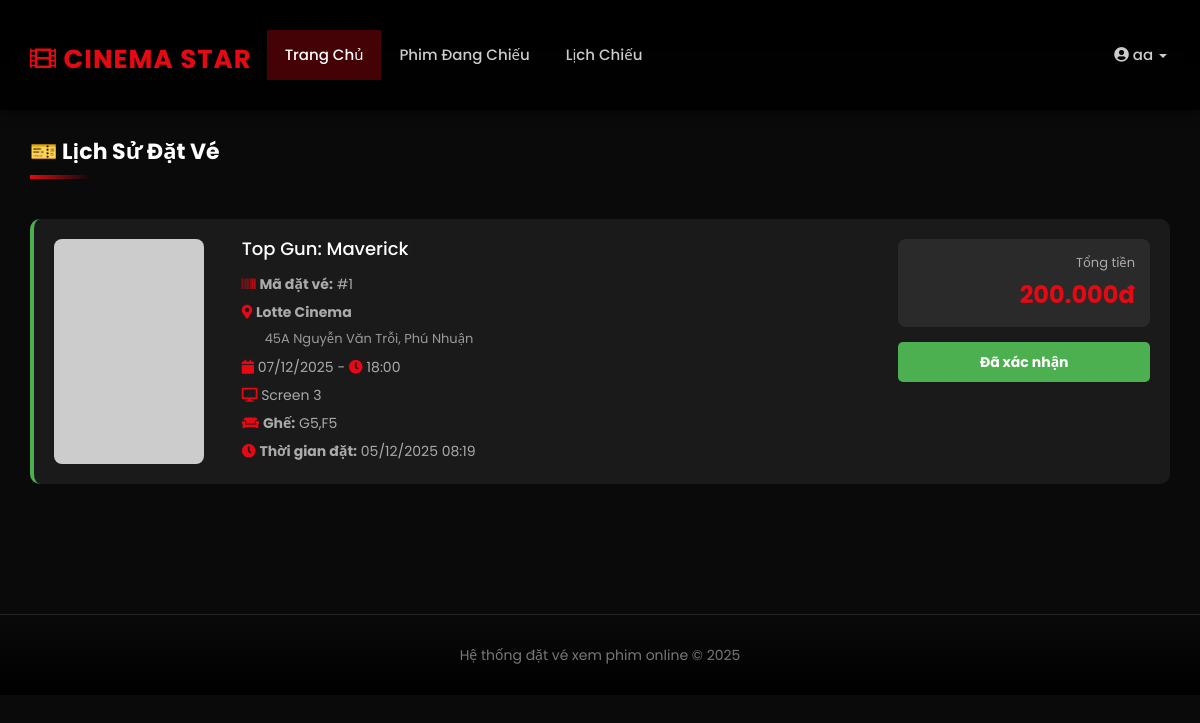
The page /booking_history.php (signed in) on the database its author committed.
### tables this page shows
CREATE TABLE IF NOT EXISTS `tbl_bookings` (
  `booking_id` int(11) NOT NULL AUTO_INCREMENT,
  `user_id` int(11) NOT NULL,
  `screening_id` int(11) NOT NULL,
  `seats` varchar(255) DEFAULT NULL,
  `total_amount` decimal(10,2) DEFAULT NULL,
  `booking_date` timestamp NOT NULL DEFAULT current_timestamp(),
  `status` enum('pending','confirmed','cancelled') DEFAULT 'confirmed',
  PRIMARY KEY (`booking_id`),
  KEY `user_id` (`user_id`),
  KEY `screening_id` (`screening_id`),
  KEY `idx_screening_status` (`screening_id`, `status`)
);

CREATE TABLE IF NOT EXISTS `tbl_movie` (
  `movie_id` int(11) NOT NULL AUTO_INCREMENT,
  `movie_name` varchar(200) NOT NULL,
  `director` varchar(100) DEFAULT NULL,
  `cast` text DEFAULT NULL,
  `description` text DEFAULT NULL,
  `image` varchar(500) DEFAULT NULL,
  `video_url` varchar(500) DEFAULT NULL,
  `duration` int(11) DEFAULT NULL COMMENT 'Thời lượng phim (phút)',
  `genre` varchar(100) DEFAULT NULL,
  `release_date` date DEFAULT NULL,
  `rating` decimal(3,1) DEFAULT 0.0,
  `status` enum('coming_soon','now_showing','ended') DEFAULT 'now_showing',
  `created_at` timestamp NOT NULL DEFAULT current_timestamp(),
  PRIMARY KEY (`movie_id`)
);

CREATE TABLE IF NOT EXISTS `tbl_theatre` (
  `id` int(11) NOT NULL AUTO_INCREMENT,
  `name` varchar(100) NOT NULL,
  `address` varchar(255) DEFAULT NULL,
  `city` varchar(50) DEFAULT NULL,
  `phone` varchar(20) DEFAULT NULL,
  `total_screens` int(11) DEFAULT 1,
  PRIMARY KEY (`id`)
);

CREATE TABLE IF NOT EXISTS `tbl_screenings` (
  `screening_id` int(11) NOT NULL AUTO_INCREMENT,
  `movie_id` int(11) NOT NULL,
  `theatre_id` int(11) NOT NULL,
  `screen_name` varchar(50) DEFAULT NULL,
  `show_date` date NOT NULL,
  `show_time` time NOT NULL,
  `price` decimal(10,2) DEFAULT 0.00,
  `available_seats` int(11) DEFAULT 100,
  PRIMARY KEY (`screening_id`),
  KEY `movie_id` (`movie_id`),
  KEY `theatre_id` (`theatre_id`)
);

### booking_history.php (the view, shortened to what this page needs)
<?php
include('header.php');
$user_id = $_SESSION['user'];
?>
<div class="container" style="margin-top: 30px; margin-bottom: 50px;">
    <h2 class="section-title">🎫 Lịch Sử Đặt Vé</h2>
    <div class="row">
        <div class="col-md-12">
            <?php
            $qry = mysqli_query($con, "
                SELECT b.*, m.movie_name, m.image, s.show_date, s.show_time, s.screen_name,
                       t.name as theatre_name, t.address
                FROM tbl_bookings b
                JOIN tbl_screenings s ON b.screening_id = s.screening_id
                JOIN tbl_movie m ON s.movie_id = m.movie_id
                JOIN tbl_theatre t ON s.theatre_id = t.id
                WHERE b.user_id = '$user_id'
                ORDER BY b.booking_date DESC
            ");
            if(mysqli_num_rows($qry) > 0) {
                while($booking = mysqli_fetch_array($qry)) {
                    $status_color = $booking['status'] == 'confirmed' ? '#4CAF50' : ($booking['status'] == 'cancelled' ? '#f44336' : '#ff9800');
                    $status_text = $booking['status'] == 'confirmed' ? 'Đã xác nhận' : ($booking['status'] == 'cancelled' ? 'Đã hủy' : 'Chờ xác nhận');
            ?>
                <div style="background: #1a1a1a; padding: 20px; border-radius: 10px; margin-bottom: 20px; border-left: 4px solid <?php echo $status_color;?>;">
                    <div class="row">
                        <div class="col-md-2">
                            <img src="<?php echo $booking['image'];?>" class="img-responsive" style="border-radius: 8px;" onerror="this.src='https://via.placeholder.com/150x225?text=No+Image';">
                        </div>
                        <div class="col-md-7">
                            <h4 style="color: #fff; margin-top: 0; margin-bottom: 15px;">
                                <?php echo htmlspecialchars($booking['movie_name']);?>
                            </h4>
                            <p style="color: #aaa; margin-bottom: 8px;">
                                <i class="fas fa-barcode" style="color: #e50914;"></i>
                                <strong>Mã đặt vé:</strong> #<?php echo $booking['booking_id'];?>
                            </p>
                            <p style="color: #aaa; margin-bottom: 8px;">
                                <i class="fas fa-map-marker-alt" style="color: #e50914;"></i>
                                <strong><?php echo htmlspecialchars($booking['theatre_name']);?></strong>
                            </p>
                            <p style="color: #999; font-size: 13px; margin-bottom: 8px; margin-left: 23px;">
                                <?php echo htmlspecialchars($booking['address']);?>
                            </p>
                            <p style="color: #aaa; margin-bottom: 8px;">
                                <i class="fas fa-calendar" style="color: #e50914;"></i>
                                <?php echo date('d/m/Y', strtotime($booking['show_date']));?> -
                                <i class="fas fa-clock" style="color: #e50914;"></i>
                                <?php echo date('H:i', strtotime($booking['show_time']));?>
                            </p>
                            <p style="color: #aaa; margin-bottom: 8px;">
                                <i class="fas fa-desktop" style="color: #e50914;"></i>
                                <?php echo htmlspecialchars($booking['screen_name']);?>
                            </p>
                            <p style="color: #aaa; margin-bottom: 8px;">
                                <i class="fas fa-couch" style="color: #e50914;"></i>
                                <strong>Ghế:</strong> <?php echo htmlspecialchars($booking['seats']);?>
                            </p>
                            <p style="color: #aaa; margin-bottom: 0;">
                                <i class="fas fa-clock" style="color: #e50914;"></i>
                                <strong>Thời gian đặt:</strong> <?php echo date('d/m/Y H:i', strtotime($booking['booking_date']));?>
                            </p>
                        </div>
                        <div class="col-md-3 text-right">
                            <div style="background: #2a2a2a; padding: 15px; border-radius: 8px; margin-bottom: 15px;">
                                <p style="color: #aaa; margin-bottom: 5px; font-size: 13px;">Tổng tiền</p>
                                <p style="color: #e50914; font-size: 24px; font-weight: bold; margin: 0;">
                                    <?php echo number_format($booking['total_amount'], 0, ',', '.');?>đ
                                </p>
                            </div>
                            <div style="background: <?php echo $status_color;?>; padding: 10px; border-radius: 5px; margin-bottom: 15px;">
                                <p style="color: #fff; margin: 0; font-weight: bold; text-align: center;">
                                    <?php echo $status_text;?>
                                </p>
                            </div>
                        </div>
                    </div>
                </div>
            <?php
                }
            } ?>
        </div>
    </div>
</div>
<?php include('footer.php'); ?>

### css/style.css (style rules this page uses)
* { margin: 0; padding: 0; box-sizing: border-box; }
body { font-family: 'Poppins', 'Segoe UI', sans-serif; background-color: #0a0a0a !important; color: #e0e0e0; overflow-x: hidden; }
.section-title { color: #fff; font-size: 2.2rem; font-weight: 700; margin-bottom: 40px; position: relative; display: inline-block; padding-bottom: 15px; }
.section-title::after { content: ''; position: absolute; bottom: 0; left: 0; width: 60px; height: 4px; background: linear-gradient(90deg, #e50914, transparent); }
.container { padding-top: 30px; padding-bottom: 30px; }

### rows shown on the page
tbl_bookings: tbl_movie.movie_name "Top Gun: Maverick", booking_id "1", tbl_theatre.name "Lotte Cinema", tbl_theatre.address "45A Nguyễn Văn Trỗi, Phú Nhuận", screening.show_date "07/12/2025", screening.show_time "18:00", screening.screen_name "Screen 3", seats "G5,F5", booking_date "05/12/2025 08:19", total_amount "200.000", status "Đã xác nhận"

### other values the page prints
$_SESSION['user_name'] "aa"
